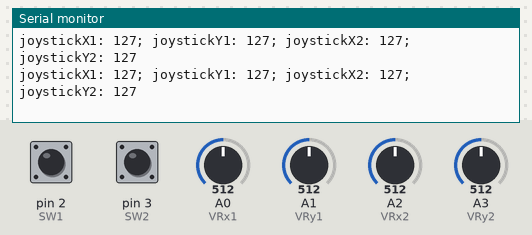
Simulated run of this sketch. Board: Arduino Uno, built with avr-gcc and run on an emulated ATmega328P. On the bench: the last lines printed to the serial monitor. The inputs (shaded band) are chosen by the test bench; at power-on: A0 (VRx1) = 512, A1 (VRy1) = 512, A2 (VRx2) = 512, pin 2 (SW1) HIGH, pin 3 (SW2) HIGH, A3 (VRy2) = 512. No radio packets arrive unless stated.

Above: at 1.2 s.
1.3 s: A0 (VRx1) set to 408
At 1.49 s:
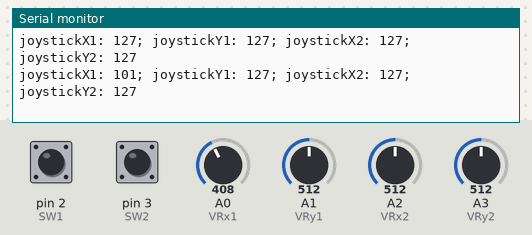
4.3 s: A0 (VRx1) set to 393
At 4.31 s:
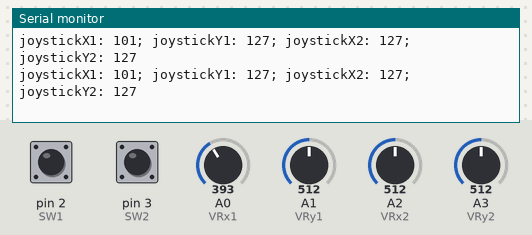
7.3 s: A1 (VRy1) set to 419
At 7.31 s:
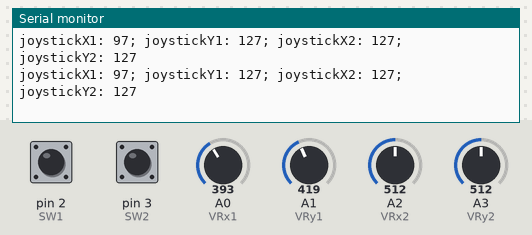
10.3 s: A1 (VRy1) set to 389
At 10.31 s:
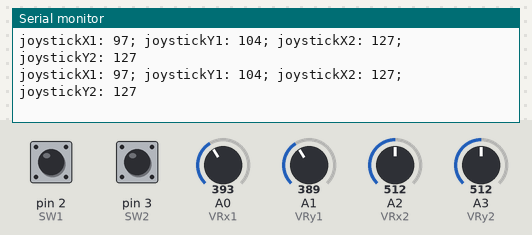
13.3 s: A2 (VRx2) set to 418
At 13.33 s:
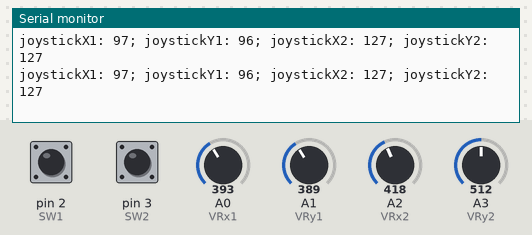
16.3 s: A2 (VRx2) set to 383
At 16.35 s:
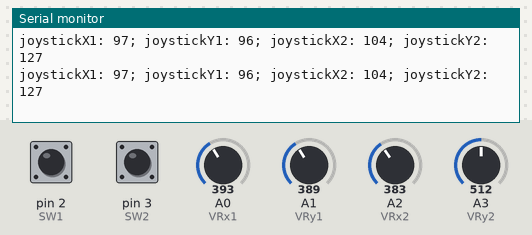
Timing chart, 0 to 19.3 s (numbered marks = the images above; inputs shaded):
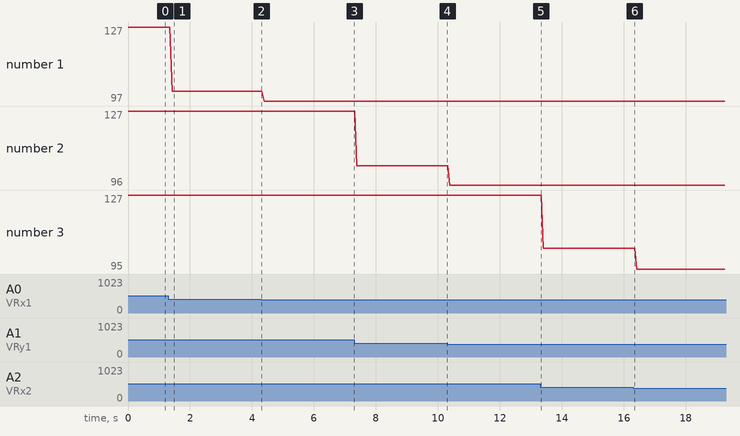

The sketch:

sketch_jun26a.ino
```cpp
#include <SPI.h>
#include <nRF24L01.h>
#include <RF24.h>

// Set the CE & CSN pins
#define VRx1 A0
#define VRy1 A1
#define SW1 2
#define VRx2 A2
#define VRy2 A3
#define SW2 3
#define CE_PIN   9
#define CSN_PIN 10


int xPosition1 = 0;
int yPosition1 = 0;
int SW_state1 = 0;
int mapX1 = 0;
int mapY1 = 0;

int xPosition2 = 0;
int yPosition2 = 0;
int SW_state2 = 0;
int mapX2 = 0;
int mapY2 = 0;

typedef struct {
  byte mapX1;
  byte mapX2;
  byte mapY1;
  byte mapY2;
  byte SW_state1;
  byte SW_state2;
} Data_Package;

Data_Package data;


// This is the address used to send/receive
const byte rxAddr[6] = "00001";

// Create a Radio
RF24 radio(CE_PIN, CSN_PIN);

void setup() {
  pinMode(VRx1, INPUT);
  pinMode(VRy1, INPUT);
  pinMode(SW1, INPUT_PULLUP);
  pinMode(VRx2, INPUT);
  pinMode(VRy2, INPUT);
  pinMode(SW2, INPUT_PULLUP);
data.mapX1 = 127;
data.mapX2 = 127;
data.mapY1 = 127;
data.mapY2 = 127;
data.SW_state1 = 1;
data.SW_state2 = 1;
  // Start up the Serial connection
  while (!Serial);
  Serial.begin(9600);

  // Start the Radio!
  radio.begin();

  // Power setting. Due to likelihood of close proximity of the devices, set as RF24_PA_MIN (RF24_PA_MAX is default)
  radio.setPALevel(RF24_PA_MIN); // RF24_PA_MIN, RF24_PA_LOW, RF24_PA_HIGH, RF24_PA_MAX

  // Slower data rate for better range
  radio.setDataRate( RF24_250KBPS ); // RF24_250KBPS, RF24_1MBPS, RF24_2MBPS

  // Number of retries and set tx/rx address
  radio.setRetries(15, 15);
  radio.setPayloadSize(6);
  radio.openWritingPipe(rxAddr);

  // Stop listening, so we can send!
  radio.stopListening();
}

void loop() {
  xPosition1 = analogRead(VRx1);
  yPosition1 = analogRead(VRy1);
  SW_state1 = digitalRead(SW1);
  xPosition2 = analogRead(VRx2);
  yPosition2 = analogRead(VRy2);
  SW_state2 = digitalRead(SW2);
  data.mapX1 = map(xPosition1, 0, 1023, 0, 255);
  data.mapY1 = map(yPosition1, 0, 1023, 0, 255);
  data.mapX2 = map(xPosition2, 0, 1023, 0, 255);
  data.mapY2 = map(yPosition2, 0, 1023, 0, 255);
  Serial.print("joystickX1: ");
  Serial.print(data.mapX1);
  Serial.print("; joystickY1: ");
  Serial.print(data.mapY1);
  Serial.print("; joystickX2: ");
  Serial.print(data.mapX2);
  Serial.print("; joystickY2: ");
  Serial.println(data.mapY2);
  if (data.SW_state1 == 0) {
    Serial.println("button 1 pressed");
  }
  if (data.SW_state2 == 0) {
    Serial.println("button 2 pressed");
  }


  // Ace, let's now send the message
  radio.write(&data, sizeof(data));

  // Wait a short while before sending the other one
  delay(10);
}
```

Measured:
- after the input at 1.3 s, the serial monitor: prints a new line after 0.12 s (image 1)
- plotted number 1: 127 → 101 after the input at 1.3 s, 101 → 97 after the input at 4.3 s
- plotted number 2: 127 → 104 after the input at 7.3 s, 104 → 96 after the input at 10.3 s
- plotted number 3: 104 → 95 after the input at 16.3 s
